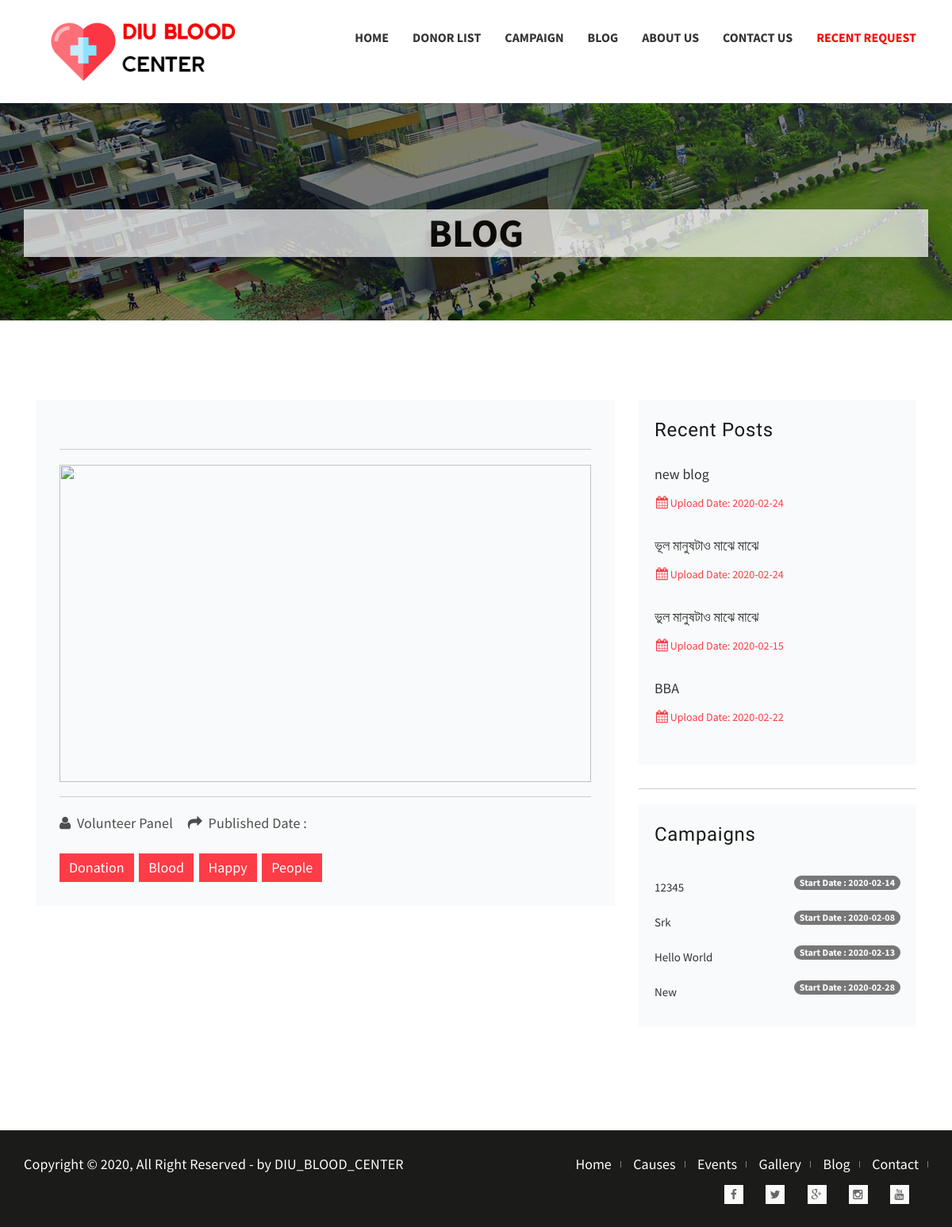
Page /single_blog.php on the committed database.
### tables this page shows
CREATE TABLE `blog` (
  `id` int(11) NOT NULL,
  `title` varchar(255) NOT NULL,
  `description` text NOT NULL,
  `date` date NOT NULL,
  `image` varchar(255) NOT NULL
);

CREATE TABLE `campaign` (
  `id` int(11) NOT NULL,
  `name` varchar(100) NOT NULL,
  `details` text NOT NULL,
  `start_time` date NOT NULL,
  `end_time` date NOT NULL,
  `location` varchar(100) NOT NULL,
  `image` varchar(333) NOT NULL
);

### single_blog.php (the view, shortened to what this page needs)
<?php include('layouts/header.php'); ?>
<h3>hello</h3>
<?php
$id = $_GET['id'];
$con = connect_db();
$sql = "SELECT* FROM blog  where `blog`.`id` = '$id'";
$result = mysqli_query($con, $sql);
$row = mysqli_fetch_assoc($result);
?>
<section class="page-header">
    <div class="container">
        <div class="row">
            <div class="col-sm-12 text-center">
                <h3>
                    BLOG
                </h3>
            </div>
        </div>
    </div>
</section>
<section class="section-content-block">
    <div class="row">
        <div class="container">
            <div class="col-md-8">
                <article class="post single-post-inner">
                    <hr>
                    <div class="post-inner-featured-content">
                        <img alt="" src="<?php echo "admin/";echo $row['image']; ?>" height="400px">
                    </div>
                    <hr>
                    <div class="single-post-inner-title">
                        <p class="single-post-meta"><i class="fa fa-user"></i>&nbsp; Volunteer Panel &nbsp; &nbsp; <i class="fa fa-share"></i>&nbsp; Published Date : <?php echo $row['date']; ?></p>
                    </div>
                    <div class="single-post-inner-meta">
                        <div class="tag-list">
                            <a href="#">Donation</a>
                            <a href="#">Blood</a>
                            <a href="#">Happy</a>
                            <a href="#">People</a>
                        </div>
                    </div>
                </article>
            </div>
            <div class="col-md-4">
                <div class="card">
                    <div class="card-body">
                        <div class="widget site-sidebar">
                            <?php
                            $sql2 = "SELECT * FROM `blog` ORDER BY id DESC LIMIT 4";
                            $result2 = mysqli_query($con, $sql2);
                            ?>
                            <h2 class="widget-title">Recent Posts</h2>
                            <?php while ($row2 = mysqli_fetch_assoc($result2)) { ?>
                            <div class="single-recent-post">
                                <a href="single_blog.php?id=<?php echo $row2['id'];?>"><?php $y= $row2['title']; echo substr("$y",0,60)  ;  ?></a>
                                <span><i class="fa fa-calendar icon-color"></i>&nbsp;Upload Date: <?php echo $row2['date']; ?></span>
                            </div>
                            <?php } ?>
                        </div>
                    </div>
                </div>
                <hr>
                <div class="card">
                    <div class="card-body">
                        <div class="widget site-sidebar">
                            <h2 class="widget-title">Campaigns</h2>
                            <?php
                            $sql3 = "SELECT * FROM `campaign` ORDER BY id DESC LIMIT 6";
                            $result3 = mysqli_query($con, $sql3);
                            ?>
                            <ul class="widget-post-category clearfix">
                            <?php while ($row3 = mysqli_fetch_assoc($result3)) { ?>
                            <li>
                                    <a " href="campaign_single.php?id=<?php echo $row3['id'];?>"><?php $y= $row3['name']; echo substr("$y",0,60)  ;  ?></a>
                                    <span class="pull-right badge">Start Date : <?php echo $row3['start_time']; ?></span>
                                </li>
                                <?php } ?>
                            </ul>
                        </div>
                    </div>
                </div>
            </div>
        </div>
    </div>
</section>
<?php include('layouts/footer.php'); ?>

### rows in the picture
blog: title "new blog", date "2020-02-24"
blog: title "ভূল মানুষটাও মাঝে মাঝে", date "2020-02-24"
blog: title "ভুল মানুষটাও মাঝে মাঝে", date "2020-02-15"
blog: title "BBA", date "2020-02-22"
campaign: name "12345", start_time "2020-02-14"
campaign: name "Srk", start_time "2020-02-08"
campaign: name "Hello World", start_time "2020-02-13"
campaign: name "New", start_time "2020-02-28"
